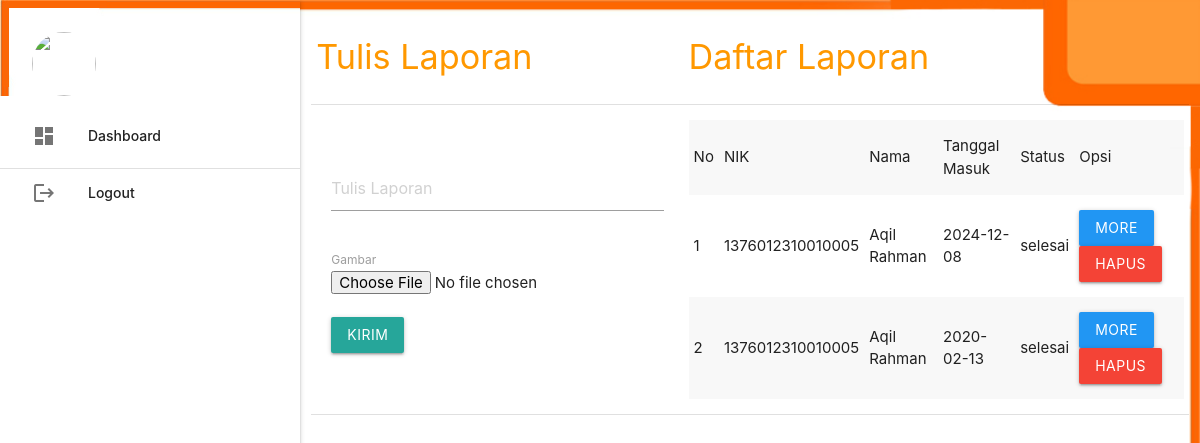
The page /masyarakat/ (signed in) on the database its author committed.
### tables this page shows
CREATE TABLE `pengaduan` (
  `id_pengaduan` int(5) NOT NULL,
  `tgl_pengaduan` varchar(20) NOT NULL,
  `nik` varchar(16) NOT NULL,
  `isi_laporan` text NOT NULL,
  `foto` varchar(255) NOT NULL,
  `status` enum('proses','selesai') NOT NULL
);

CREATE TABLE `masyarakat` (
  `nik` varchar(16) NOT NULL,
  `nama` varchar(35) NOT NULL,
  `username` varchar(25) NOT NULL,
  `password` varchar(255) NOT NULL,
  `telp` varchar(13) NOT NULL
);

### masyarakat/dashboard.php (the view, shortened to what this page needs)
<table class="responsive-table" border="2" style="width: 100%;">
	<tr>
		<td><h4 class="orange-text hide-on-med-and-down">Tulis Laporan</h4></td>
		<td><h4 class="orange-text hide-on-med-and-down">Daftar Laporan</h4></td>
	</tr>
	<tr>
		<td style="padding: 20px;">
			<form method="POST" enctype="multipart/form-data">
				<textarea class="materialize-textarea" name="laporan" placeholder="Tulis Laporan"></textarea><br><br>
				<label>Gambar</label>
				<input type="file" name="foto"><br><br>
				<input type="submit" name="kirim" value="Kirim" class="btn">
			</form>
		</td>
		<td>
			<table border="3" class="responsive-table striped highlight">
				<tr>
					<td>No</td>
					<td>NIK</td>
					<td>Nama</td>
					<td>Tanggal Masuk</td>
					<td>Status</td>
					<td>Opsi</td>
				</tr>
				<?php
					$no=1;
					$pengaduan = mysqli_query($koneksi,"SELECT * FROM pengaduan INNER JOIN masyarakat ON pengaduan.nik=masyarakat.nik INNER JOIN tanggapan ON pengaduan.id_pengaduan=tanggapan.id_pengaduan WHERE pengaduan.nik='".$_SESSION['data']['nik']."' ORDER BY pengaduan.id_pengaduan DESC");
					while ($r=mysqli_fetch_assoc($pengaduan)) { ?>
					<tr>
						<td><?php echo $no++; ?></td>
						<td><?php echo $r['nik']; ?></td>
						<td><?php echo $r['nama']; ?></td>
						<td><?php echo $r['tgl_pengaduan']; ?></td>
						<td><?php echo $r['status']; ?></td>
						<td>
							<a class="btn blue modal-trigger" href="#tanggapan&id_pengaduan=<?php echo $r['id_pengaduan'] ?>">More</a>
							<a class="btn red" onclick="return confirm('Anda Yakin Ingin Menghapus Y/N')" href="index.php?p=pengaduan_hapus&id_pengaduan=<?php echo $r['id_pengaduan'] ?>">Hapus</a></td>
					</tr>
				<?php	}
				 ?>
			</table>
		</td>
	</tr>
</table>

### rows shown on the page
pengaduan: masyarakat.nik "1376012310010005", masyarakat.nama "Aqil Rahman", tgl_pengaduan "2024-12-08", status "selesai"
pengaduan: masyarakat.nik "1376012310010005", masyarakat.nama "Aqil Rahman", tgl_pengaduan "2020-02-13", status "selesai"
